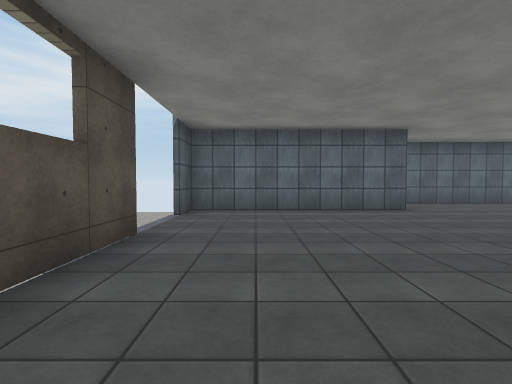
View 1 (above)

16 first-person views from a walk through a 3-D level made in the Unity game engine. The camera is 1.3 m above the floor, tilts 2° down and sees 85° across. The floor is counted in squares, 2 m on a side. Each view is taken from the middle of a square. On the plan, view 1 faces up. The plan holds only what a view shows up to about 9 squares ahead; the rest is blank. The place goes on beyond the plan. The player character is not drawn. Door leaves are left out, so doorways stand open. Some surface patterns are stand-ins.

View 2
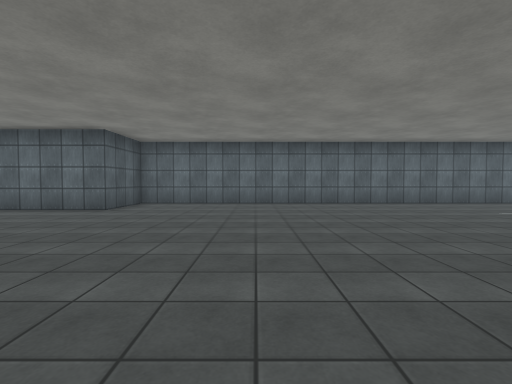

View 3
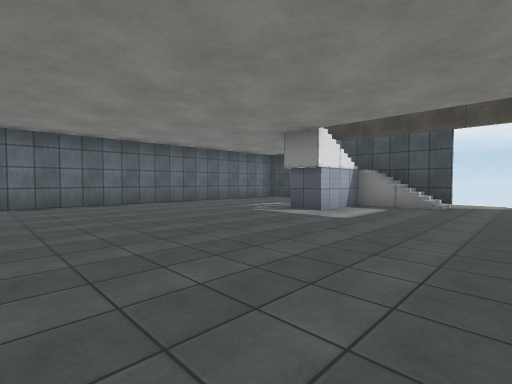

View 4
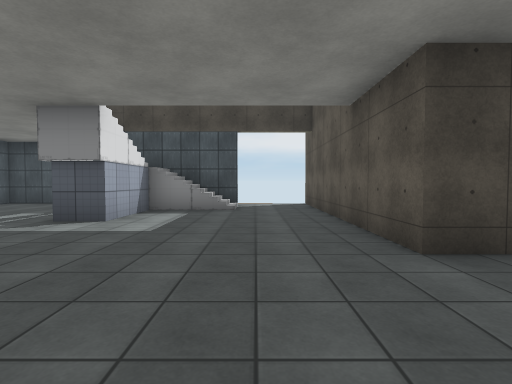

View 5
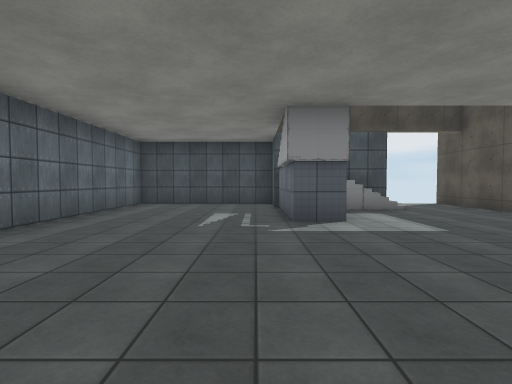

View 6
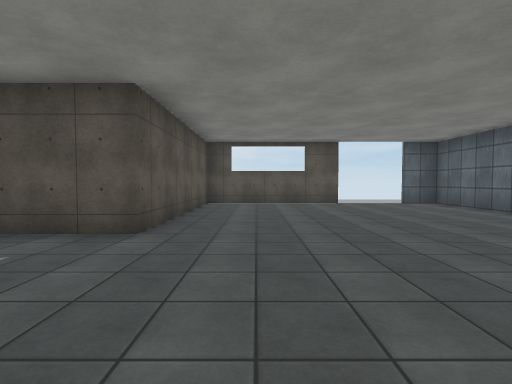

View 7
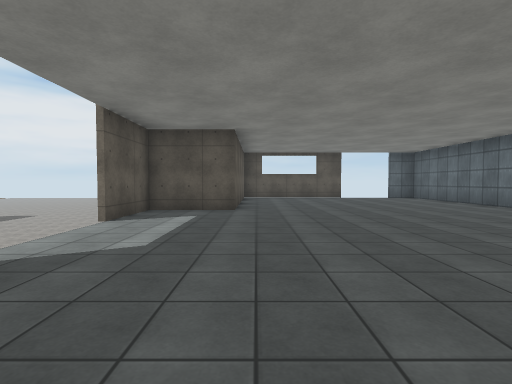

View 8
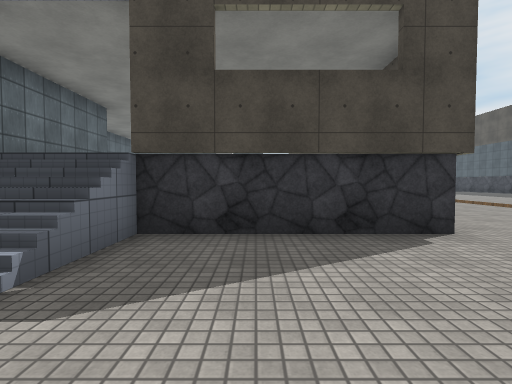

View 9
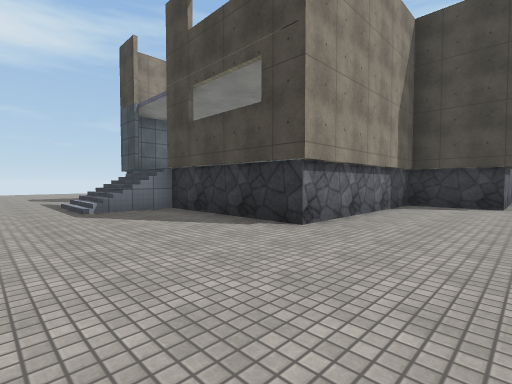

View 10
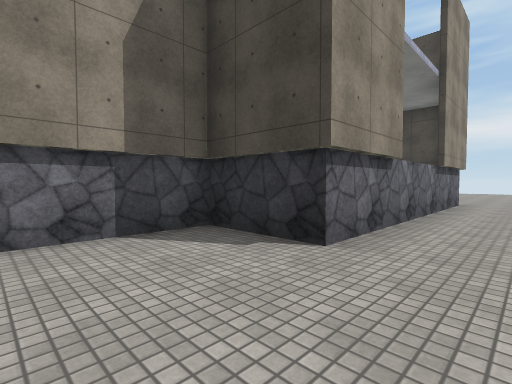

View 11
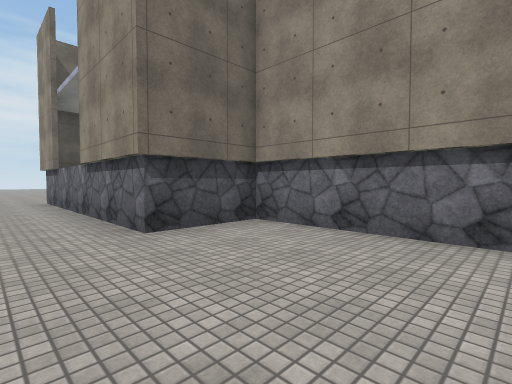

View 12
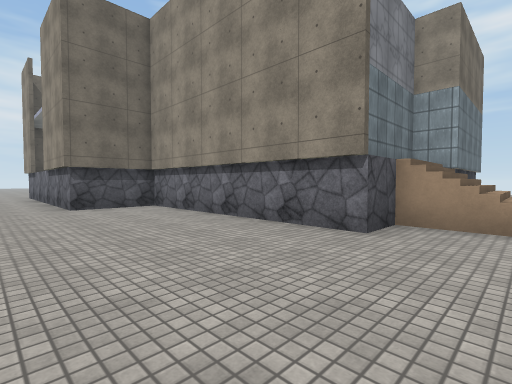

View 13
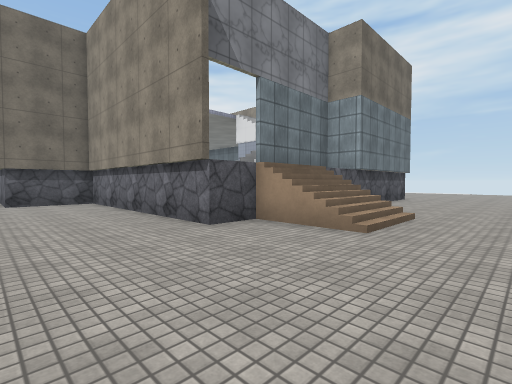

View 14
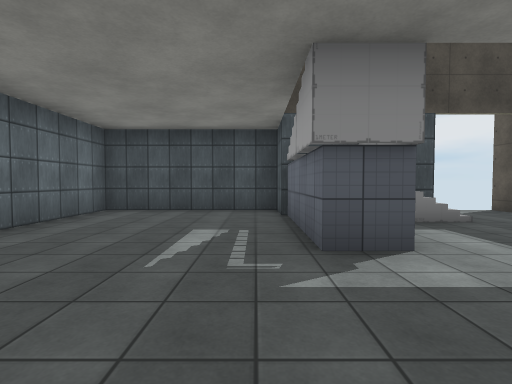

View 15
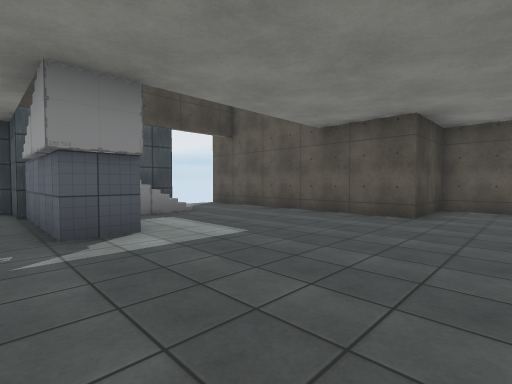

View 16
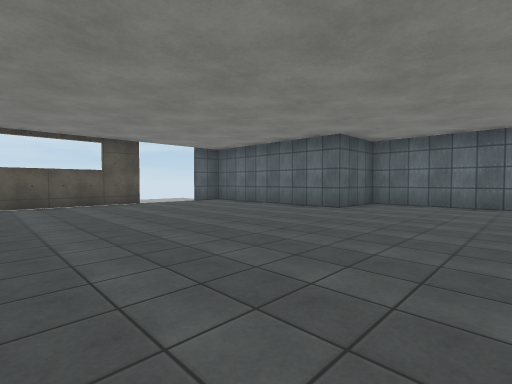

### Floor plan
Key: @ floor where view 1 was taken; # wall or solid block; . main floor; - floor 2 m lower than the main floor; : floor 2 m higher than the main floor; / step, stairs or slope.
Columns run from 5 left of view 1 to 20 right of it. Each row starts with its distance up from view 1.
  9          #############
  8           ........... #
  7     #####.............#--
  6 --  #.................#---
  5 --//..................#---
  4 --//..............//:##---
  3 ---#................/# ---
  2 ---#................/#//--
  1 ---#..................//--
  0 ---##@................----
 -1 ----#####.......######----
 -2 --------#......##---------
 -3 --------###--###----------
 -4       ------------------

Where each view was taken, in squares from view 1:
view 1: 0 up, 0 right, facing up
view 2: 0 up, 7 right, facing up
view 3: 0 up, 7 right, facing up-right
view 4: 1 up, 8 right, facing right
view 5: 5 up, 8 right, facing right
view 6: 1 up, 7 right, facing left
view 7: 0 up, 10 right, facing left
view 8: 2 up, 5 left, facing right
view 9: 3 down, 5 left, facing up-right
view 10: 4 down, 1 right, facing up-right
view 11: 4 down, 14 right, facing up-left
view 12: 4 down, 18 right, facing up-left
view 13: 3 down, 20 right, facing up-left
view 14: 5 up, 10 right, facing right
view 15: 5 up, 9 right, facing down-right
view 16: 0 up, 7 right, facing up-left
